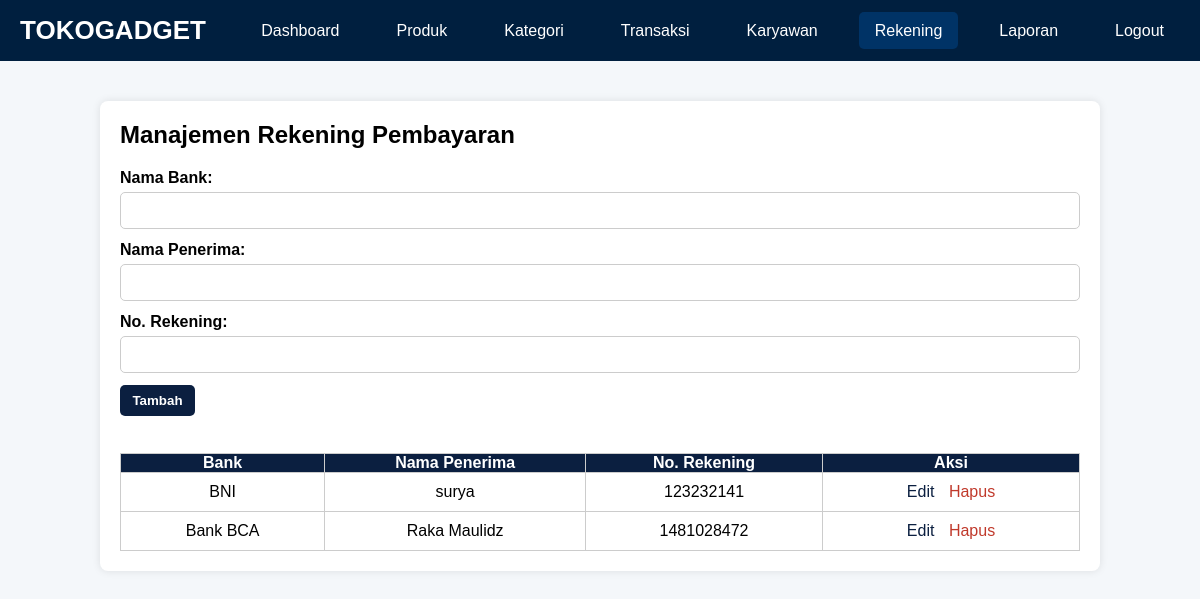
/TB_basdat/admin/pembayaran.php (signed in), run on an earlier commit of the app's database.
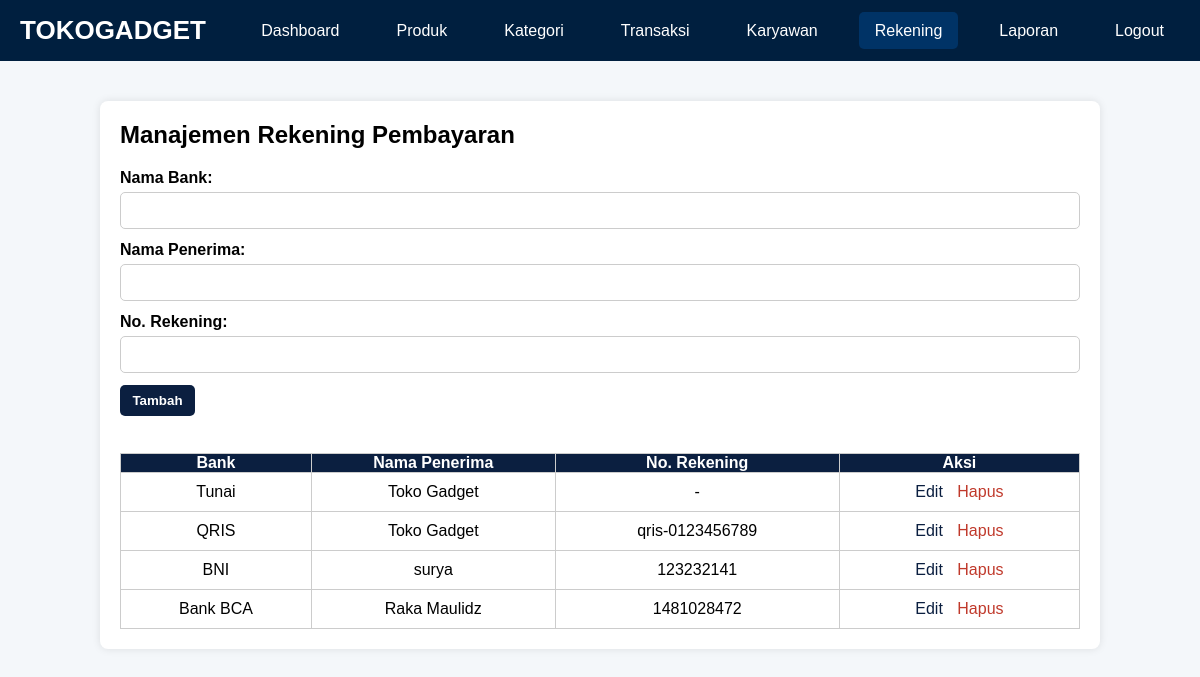
And on a later commit of the database.
### tables this page shows
CREATE TABLE `rekening_pembayaran` (
  `id_rekening` int(11) NOT NULL,
  `bank` varchar(50) DEFAULT NULL,
  `nama_penerima` varchar(100) DEFAULT NULL,
  `no_rekening` varchar(50) DEFAULT NULL
);

### TB_basdat/admin/pembayaran.php (the view, shortened to what this page needs)
<?php
$current_page = 'rekening';
require_once '../config/database.php';
include 'navbar.php';
$edit_data = null;
try {
    $rekening = $pdo->query("SELECT * FROM rekening_pembayaran ORDER BY id_rekening DESC")->fetchAll();
} catch (Exception $e) {
    $rekening = [];
    $message = "Error mengambil data: " . $e->getMessage();
}
?>
<!DOCTYPE html>
<html lang="id">
<head>
</head>
<body>
<div class="container">
    <h2><?php echo $edit_data ? 'Edit Rekening Pembayaran' : 'Manajemen Rekening Pembayaran'; ?></h2>
    <div class="form-container">
        <form method="POST" action="">
            <div class="form-group">
                <label for="bank">Nama Bank:</label>
                <input type="text" id="bank" name="bank"
                       value="<?php echo $edit_data ? htmlspecialchars($edit_data['bank']) : ''; ?>"
                       required>
            </div>
            <div class="form-group">
                <label for="nama_penerima">Nama Penerima:</label>
                <input type="text" id="nama_penerima" name="nama_penerima"
                       value="<?php echo $edit_data ? htmlspecialchars($edit_data['nama_penerima']) : ''; ?>"
                       required>
            </div>
            <div class="form-group">
                <label for="no_rekening">No. Rekening:</label>
                <input type="text" id="no_rekening" name="no_rekening"
                       value="<?php echo $edit_data ? htmlspecialchars($edit_data['no_rekening']) : ''; ?>"
                       required>
            </div>
            <?php if ($edit_data): ?>
                <button type="submit" name="edit" class="btn btn-primary">Update</button>
                <a href="pembayaran.php" class="btn btn-danger">Batal</a>
            <?php else: ?>
                <button type="submit" name="tambah" class="btn btn-primary">Tambah</button>
            <?php endif; ?>
        </form>
    </div>
    <div class="table-container">
        <table>
            <thead>
                <tr>
                    <th>Bank</th>
                    <th>Nama Penerima</th>
                    <th>No. Rekening</th>
                    <th>Aksi</th>
                </tr>
            </thead>
            <tbody>
                <?php if (empty($rekening)): ?>
                    <tr>
                        <td colspan="4" class="empty-state">Belum ada data rekening pembayaran</td>
                    </tr>
                <?php else: ?>
                    <?php foreach ($rekening as $row): ?>
                    <tr>
                        <td><?php echo htmlspecialchars($row['bank']); ?></td>
                        <td><?php echo htmlspecialchars($row['nama_penerima']); ?></td>
                        <td><?php echo htmlspecialchars($row['no_rekening']); ?></td>
                        <td class="action-links">
                            <a href="pembayaran.php?edit=<?php echo urlencode($row['id_rekening']); ?>">Edit</a>
                            <a href="pembayaran.php?hapus=<?php echo urlencode($row['id_rekening']); ?>"
                               class="delete"
                               onclick="return confirm('Yakin ingin menghapus rekening <?php echo htmlspecialchars($row['bank']); ?> - <?php echo htmlspecialchars($row['nama_penerima']); ?>?')">Hapus</a>
                        </td>
                    </tr>
                    <?php endforeach; ?>
                <?php endif; ?>
            </tbody>
        </table>
    </div>
</div>
</body>
</html>

### TB_basdat/admin/navbar.php (shortened to what this page needs)
<nav class="navbar">
    <div class="nav-container">
        <a href="../index.php" class="logo">TOKOGADGET</a>
        <ul class="nav-menu">
            <li><a href="index.php" class="<?= ($current_page == 'dashboard') ? 'active' : '' ?>">Dashboard</a></li>
            <li><a href="produk.php" class="<?= ($current_page == 'produk') ? 'active' : '' ?>">Produk</a></li>
            <li><a href="kategori.php" class="<?= ($current_page == 'kategori') ? 'active' : '' ?>">Kategori</a></li>
            <li><a href="transaksi.php" class="<?= ($current_page == 'transaksi') ? 'active' : '' ?>">Transaksi</a></li>
            <li><a href="karyawan.php" class="<?= ($current_page == 'karyawan') ? 'active' : '' ?>">Karyawan</a></li>
            <li><a href="pembayaran.php" class="<?= ($current_page == 'rekening') ? 'active' : '' ?>">Rekening</a></li>
            <li><a href="laporan.php" class="<?= ($current_page == 'laporan') ? 'active' : '' ?>">Laporan</a></li>
            <li><a href="../logout.php" onclick="return confirm('Keluar dari admin?')">Logout</a></li>
        </ul>
    </div>
</nav>

### TB_basdat/admin/navbar.php (style rules this page uses)
.navbar { background: #001F3F; padding: 15px 0; }
.nav-container { max-width: 1200px; margin: auto; display: flex; justify-content: space-between; align-items: center; padding: 0 20px; }
.logo { color: white; font-size: 26px; font-weight: bold; text-decoration: none; }
.nav-menu { display: flex; list-style: none; }
.nav-menu li { margin-left: 25px; }
.nav-menu a { color: white; text-decoration: none; padding: 10px 16px; border-radius: 5px; transition: background 0.3s; }
.nav-menu a:hover, .nav-menu a.active { background: #003366; }

### TB_basdat/admin/pembayaran.php (style rules this page uses)
* { margin: 0; padding: 0; box-sizing: border-box; }
body { font-family: Arial, sans-serif; background: #f4f7fa; }
.container { max-width: 1000px; margin: 40px auto; padding: 20px; background: white; box-shadow: 0 0 8px rgba(0,0,0,0.1); border-radius: 8px; }
input, select, button { width: 100%; padding: 10px; margin-bottom: 12px; border: 1px solid #ccc; border-radius: 5px; }
.btn { padding: 8px 12px; border-radius: 5px; font-weight: bold; cursor: pointer; text-align: center; display: inline-block; border: none; margin-right: 5px; width: 75px; }
.btn-primary { background-color: #0b1f40; color: white; }
table { width: 100%; border-collapse: collapse; margin-top: 25px; }
table, th, td { border: 1px solid #ccc; }
th { background-color: #0b1f40; color: white; text-align: center; }
td { padding: 10px; text-align: center; }
.action-links a { text-decoration: none; margin: 0 5px; color: #0b1f40; }
.action-links a.delete { color: #c0392b; }
.form-group label { font-weight: bold; display: block; margin-bottom: 5px; }
.form-container, .table-container { margin-top: 20px; }

What changed in the data, as far as the page shows it:
added rekening_pembayaran: bank "Tunai", nama_penerima "Toko Gadget", no_rekening "-"
added rekening_pembayaran: bank "QRIS", nama_penerima "Toko Gadget", no_rekening "qris-0123456789"
